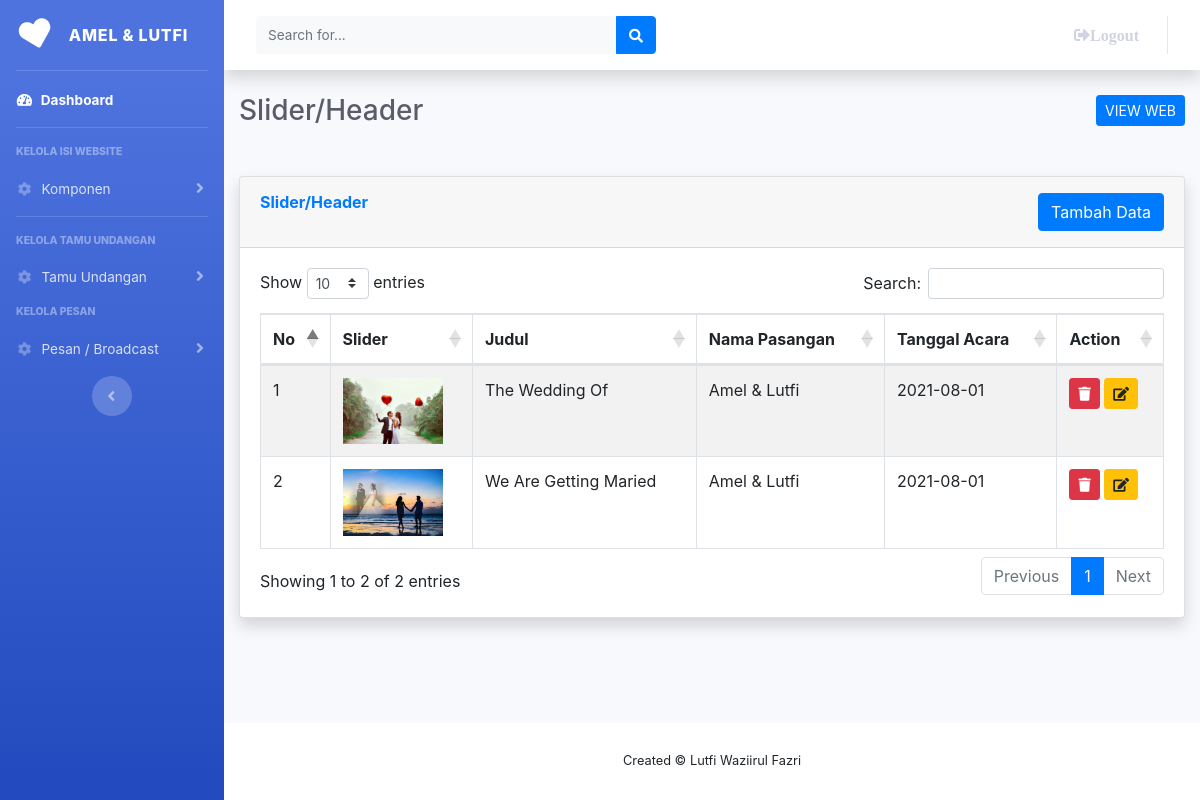
Page /admin/slider.php on the committed database.
### tables this page shows
CREATE TABLE `slider` (
  `id` int(11) NOT NULL,
  `slider` text NOT NULL,
  `judul` varchar(100) NOT NULL,
  `pasangan` varchar(50) NOT NULL,
  `tanggal` date NOT NULL,
  `aktif` varchar(10) NOT NULL
);

### admin/slider.php (the view, shortened to what this page needs)
<?php
include "layout/header.php";
include "koneksi/koneksi.php";
?>
<body id="page-top">
    <div id="wrapper">
        <?php
        include "layout/sidebar.php";
        ?>
        <div id="content-wrapper" class="d-flex flex-column">
            <div id="content">
                <?php
                include "layout/nav.php";
                ?>
                <div class="container-fluid">
                    <div class="d-sm-flex align-items-center justify-content-between mb-5">
                        <h1 class="h3 mb-0 text-gray-800">Slider/Header</h1>
                        <a href="../index" class="btn btn-primary btn-sm " style="float:right;" target="_blank  ">VIEW WEB</a>
                    </div>
                    <div class="row">
                        <div class="col-lg-12 mb-4">
                            <div class="card shadow mb-4">
                                <div class="card-header py-3">
                                    <h6 class="m-0 font-weight-bold text-primary">Slider/Header <button type="button" class="btn btn-primary btn-icon-text btn-rounded center-block" data-toggle="modal" data-target="#staticBackdrop" style="float: right;">
                                            <i class="ti-plus btn-icon-prepend"></i> Tambah Data
                                        </button></h6>
                                </div>
                                <div class="card-body">
                                    <table id="example" class="table table-striped table-bordered dt-responsive nowrap" style="width:100%">
                                        <thead>
                                            <tr>
                                                <th>No </th>
                                                <th>Slider</th>
                                                <th>Judul</th>
                                                <th>Nama Pasangan</th>
                                                <th>Tanggal Acara</th>
                                                <th>Action</th>
                                            </tr>
                                        </thead>
                                        <tbody>
                                            <?php
                                            $no = 1;
                                            $query = mysqli_query($konek, "SELECT * FROM slider");
                                            while ($r = mysqli_fetch_array($query)) {
                                            ?>
                                                <tr>
                                                    <td><?= $no++; ?></td>
                                                    <td><img src="fileUpload/slider/<?= $r['slider']; ?>" width="100px"></td>
                                                    <td><?= $r['judul']; ?></td>
                                                    <td><?= $r['pasangan']; ?></td>
                                                    <td><?= $r['tanggal']; ?></td>
                                                    <td> <a href="slider?hal=hapus&id=<?= $r['id']; ?>" class="btn btn-danger btn-sm hapus"> <i class="fas fa-trash"></i> </a>
                                                        <a href="#" type="button" class="btn btn-warning btn-sm" data-toggle="modal" data-target="#myModal<?php echo $r['id']; ?>"> <i class="fas fa-edit"></i> </a>
                                                    </td>
                                                </tr>
                                            <?php
                                            }
                                            ?>
                                        </tbody>
                                    </table>
                                </div>
                            </div>
                        </div>
                    </div>
                </div>
            </div>
            <?php
            include "layout/footer.php";
            ?>

### rows in the picture
slider: slider (picture), judul "The Wedding Of", pasangan "Amel & Lutfi", tanggal "2021-08-01"
slider: slider (picture), judul "We Are Getting Maried", pasangan "Amel & Lutfi", tanggal "2021-08-01"
